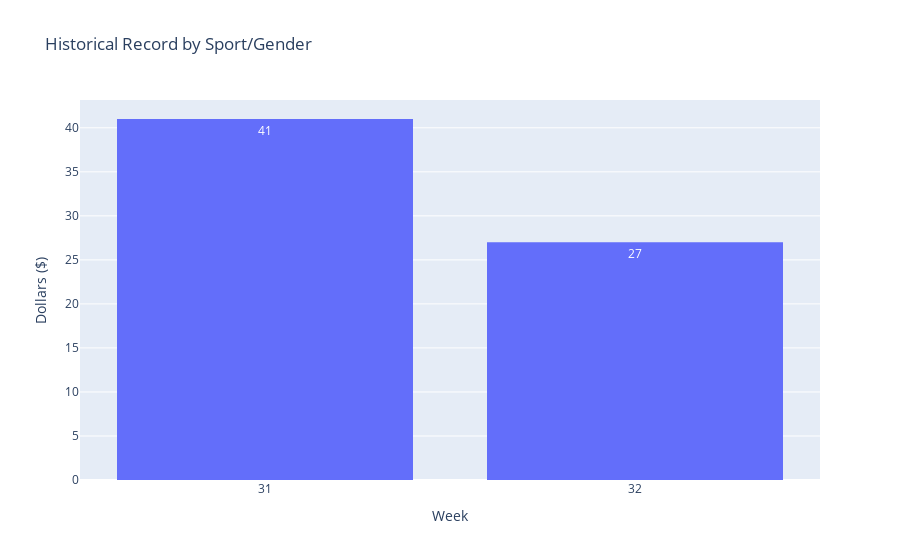

The notebook cell saved with this chart:
### Markdown cell above
Visualizations

### Code cell
sport = px.histogram(df, 
            x="Week", 
            y="Win/Lose", 
            title=f"Historical Record"
            ,histfunc="sum"
            ,text_auto=True)

sport.update_layout(yaxis_title="Dollars ($)")
sport.update_xaxes(type='category')
sport.update_xaxes(categoryorder='total descending')

sport.show()

### Figure 1 — Plotly figure (JSON) as saved in the notebook; plotly's stock layout.template omitted (floating-point values rounded to 4 significant figures)
{"data": [{"alignmentgroup": "True", "bingroup": "x", "histfunc": "sum", "hovertemplate": "Week=%{x}<br>sum of Win/Lose=%{y}<extra></extra>", "legendgroup": "", "marker": {"color": "#636efa", "pattern": {"shape": ""}}, "name": "", "offsetgroup": "", "orientation": "v", "showlegend": false, "texttemplate": "%{value}", "type": "histogram", "x": ["32", "32", "32", "32", "32", "32", "32", "32", "32", "32", "32", "32", "32", "32", "32", "32", "31", "31", "31", "31", "31", "31", "31", "31", "31", "31", "31", "31", "31", "31", "31", "31", "31", "31", "31", "31", "31", "31", "31", "31", "31", "31", "31"], "xaxis": "x", "y": [5, -12.5, -11, -11, 10, -11, 10, 10, 10, 10, 10, -12.5, 10, -10, 10, 10, -6, -11, -11, 10, 15, 10, 0, -11, 10, 10, 10, 10, -10, -11, -10, 10, 10, 10, -11, 0, -10, 0, 10, 10, 10, -13, 10], "yaxis": "y"}], "layout": {"barmode": "relative", "legend": {"tracegroupgap": 0}, "title": {"text": "Historical Record by Sport/Gender"}, "xaxis": {"anchor": "y", "categoryorder": "total descending", "domain": [0, 1], "title": {"text": "Week"}, "type": "category"}, "yaxis": {"anchor": "x", "domain": [0, 1], "title": {"text": "Dollars ($)"}}}}
